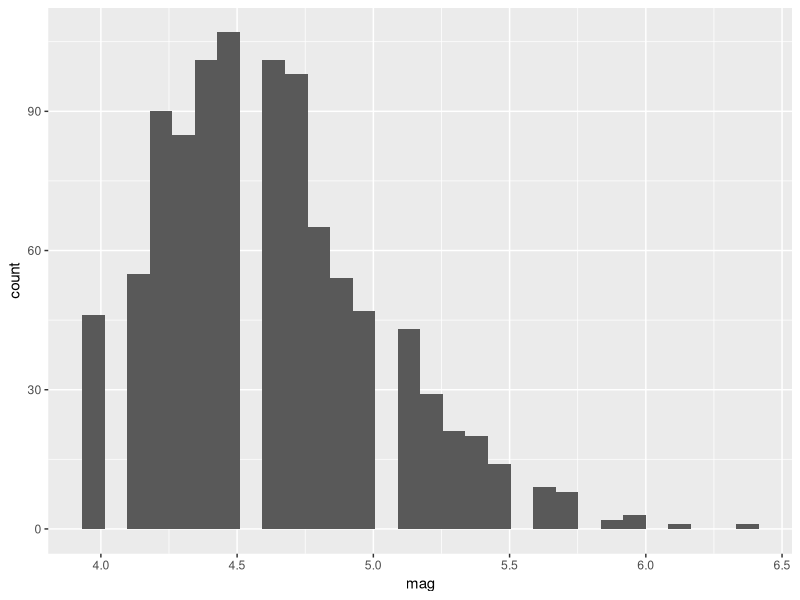
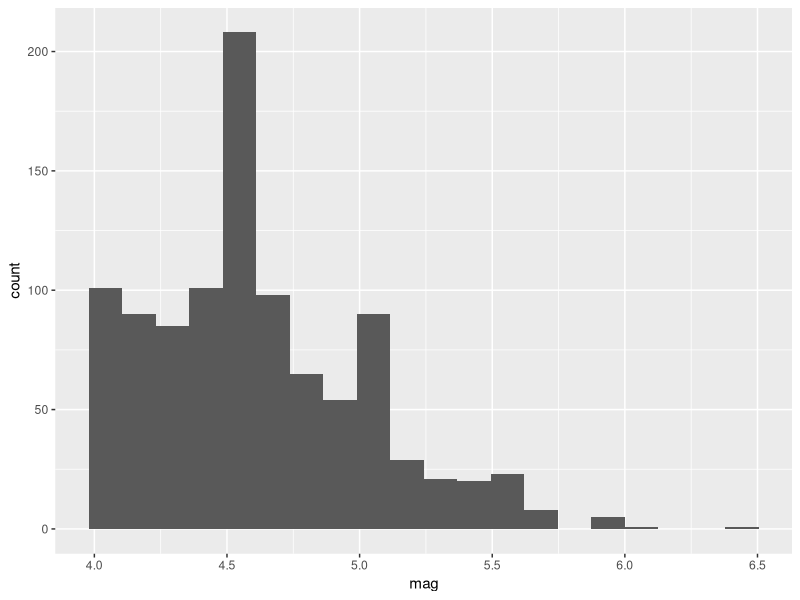
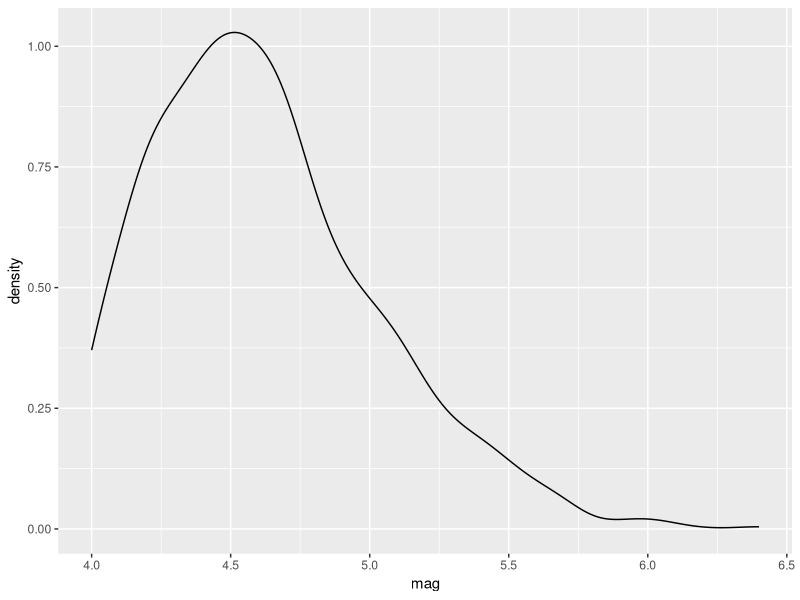
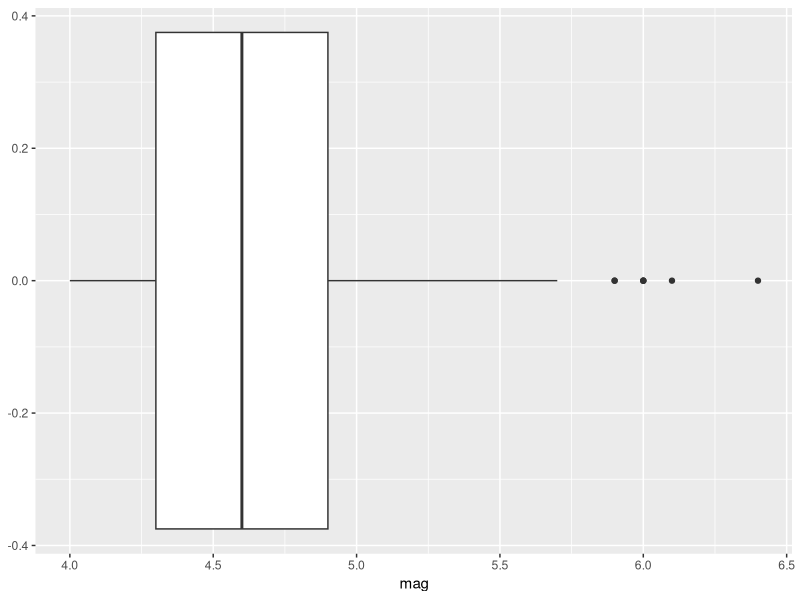
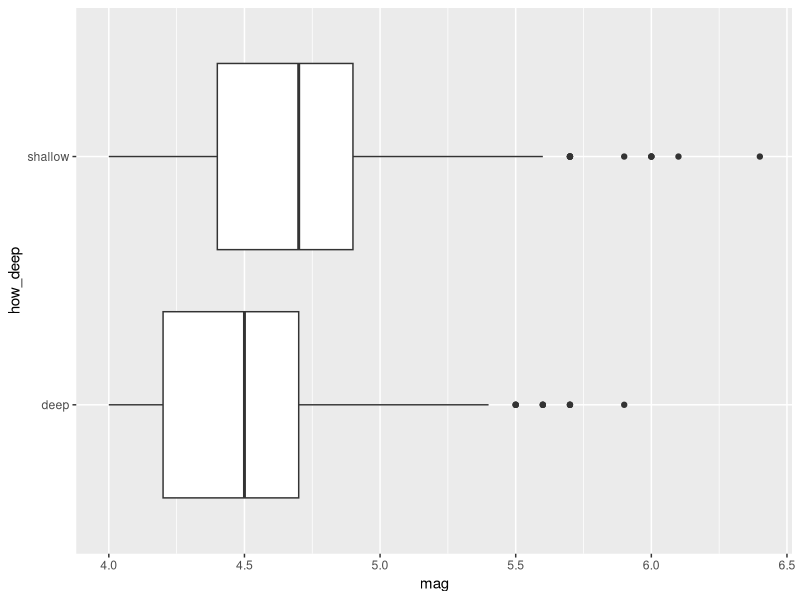

R code for these plots, in order:
## ---- chunk 1
library(tidyverse)

data(quakes)
head(quakes)
## ---- chunk 2
ggplot(data=quakes) +
  geom_histogram(mapping=aes(x=mag))
## ---- chunk 3
ggplot(data=quakes) +
  geom_histogram(mapping=aes(x=mag), bins=20)
## ---- chunk 4
ggplot(data=quakes) +
  geom_density(mapping=aes(x=mag))
## ---- chunk 5
ggplot(data=quakes) +
  geom_boxplot(mapping=aes(x=mag))
## ---- chunk 6
quakes_cat <- mutate(quakes, how_deep = if_else(depth < 300, "shallow", "deep"))

ggplot(data=quakes_cat) +
  geom_boxplot(mapping=aes(x=mag, y=how_deep))
